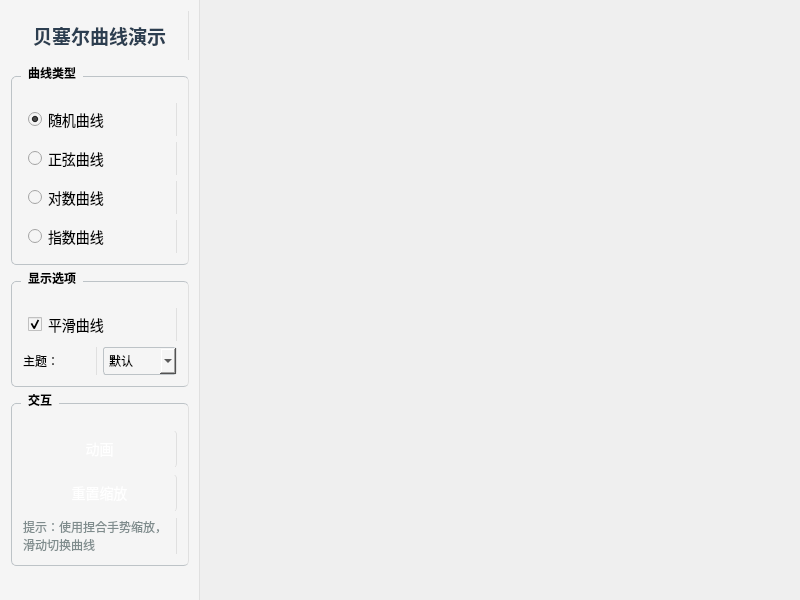
<?xml version="1.0" encoding="UTF-8"?>
<ui version="4.0">
 <class>MainWidget</class>
 <widget class="QWidget" name="MainWidget">
  <property name="geometry">
   <rect>
    <x>0</x>
    <y>0</y>
    <width>800</width>
    <height>600</height>
   </rect>
  </property>
  <property name="windowTitle">
   <string>贝塞尔曲线演示</string>
  </property>
  <property name="styleSheet">
   <string notr="true">QWidget {
    font-family: 'Microsoft YaHei', Arial, sans-serif;
}

QRadioButton, QCheckBox {
    font-size: 14px;
    padding: 5px;
}

QPushButton {
    background-color: #3498db;
    color: white;
    border: none;
    border-radius: 4px;
    padding: 8px 16px;
    font-size: 14px;
}

QPushButton:hover {
    background-color: #2980b9;
}

QPushButton:pressed {
    background-color: #1c6ea4;
}

QComboBox {
    border: 1px solid #bdc3c7;
    border-radius: 3px;
    padding: 5px;
    min-width: 6em;
}

QGroupBox {
    font-weight: bold;
    border: 1px solid #bdc3c7;
    border-radius: 5px;
    margin-top: 10px;
    padding-top: 15px;
}

QGroupBox::title {
    subcontrol-origin: margin;
    subcontrol-position: top left;
    left: 10px;
    padding: 0 5px;
}</string>
  </property>
  <widget class="QWidget" name="controlPanel" native="true">
   <property name="geometry">
    <rect>
     <x>0</x>
     <y>0</y>
     <width>200</width>
     <height>600</height>
    </rect>
   </property>
   <property name="styleSheet">
    <string notr="true">background-color: #f5f5f5;
border-right: 1px solid #e0e0e0;</string>
   </property>
   <layout class="QVBoxLayout" name="verticalLayout">
    <item>
     <widget class="QLabel" name="titleLabel">
      <property name="font">
       <font>
        <family>Microsoft YaHei</family>
        <pointsize>14</pointsize>
        <weight>75</weight>
        <bold>true</bold>
       </font>
      </property>
      <property name="styleSheet">
       <string notr="true">color: #2c3e50;
padding: 10px;</string>
      </property>
      <property name="text">
       <string>贝塞尔曲线演示</string>
      </property>
      <property name="alignment">
       <set>Qt::AlignCenter</set>
      </property>
     </widget>
    </item>
    <item>
     <widget class="QGroupBox" name="curveTypeGroup">
      <property name="title">
       <string>曲线类型</string>
      </property>
      <layout class="QVBoxLayout" name="verticalLayout_2">
       <item>
        <widget class="QRadioButton" name="randCurve">
         <property name="text">
          <string>随机曲线</string>
         </property>
         <property name="checked">
          <bool>true</bool>
         </property>
        </widget>
       </item>
       <item>
        <widget class="QRadioButton" name="SinCurve">
         <property name="text">
          <string>正弦曲线</string>
         </property>
        </widget>
       </item>
       <item>
        <widget class="QRadioButton" name="lnCurve">
         <property name="text">
          <string>对数曲线</string>
         </property>
        </widget>
       </item>
       <item>
        <widget class="QRadioButton" name="exCurve">
         <property name="text">
          <string>指数曲线</string>
         </property>
        </widget>
       </item>
      </layout>
     </widget>
    </item>
    <item>
     <widget class="QGroupBox" name="displayOptionsGroup">
      <property name="title">
       <string>显示选项</string>
      </property>
      <layout class="QVBoxLayout" name="verticalLayout_3">
       <item>
        <widget class="QCheckBox" name="chkbox">
         <property name="text">
          <string>平滑曲线</string>
         </property>
         <property name="checked">
          <bool>true</bool>
         </property>
        </widget>
       </item>
       <item>
        <layout class="QHBoxLayout" name="horizontalLayout">
         <item>
          <widget class="QLabel" name="themeLabel">
           <property name="text">
            <string>主题：</string>
           </property>
          </widget>
         </item>
         <item>
          <widget class="QComboBox" name="themeCombo">
           <item>
            <property name="text">
             <string>默认</string>
            </property>
           </item>
           <item>
            <property name="text">
             <string>蓝色</string>
            </property>
           </item>
           <item>
            <property name="text">
             <string>绿色</string>
            </property>
           </item>
           <item>
            <property name="text">
             <string>红色</string>
            </property>
           </item>
           <item>
            <property name="text">
             <string>紫色</string>
            </property>
           </item>
          </widget>
         </item>
        </layout>
       </item>
      </layout>
     </widget>
    </item>
    <item>
     <widget class="QGroupBox" name="interactionGroup">
      <property name="title">
       <string>交互</string>
      </property>
      <layout class="QVBoxLayout" name="verticalLayout_4">
       <item>
        <widget class="QPushButton" name="animateBtn">
         <property name="text">
          <string>动画</string>
         </property>
        </widget>
       </item>
       <item>
        <widget class="QPushButton" name="resetZoomBtn">
         <property name="text">
          <string>重置缩放</string>
         </property>
        </widget>
       </item>
       <item>
        <widget class="QLabel" name="gestureHintLabel">
         <property name="styleSheet">
          <string notr="true">color: #7f8c8d;
font-size: 12px;</string>
         </property>
         <property name="text">
          <string>提示：使用捏合手势缩放，滑动切换曲线</string>
         </property>
         <property name="wordWrap">
          <bool>true</bool>
         </property>
        </widget>
       </item>
      </layout>
     </widget>
    </item>
    <item>
     <spacer name="verticalSpacer">
      <property name="orientation">
       <enum>Qt::Vertical</enum>
      </property>
      <property name="sizeHint" stdset="0">
       <size>
        <width>20</width>
        <height>40</height>
       </size>
      </property>
     </spacer>
    </item>
   </layout>
  </widget>
 </widget>
 <layoutdefault spacing="6" margin="11"/>
 <resources/>
 <connections/>
</ui>
